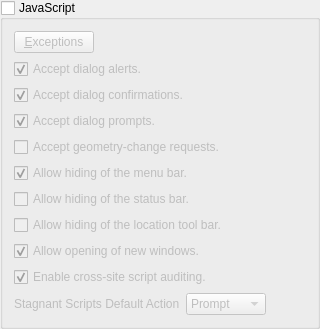
               <widget class="QGroupBox" name="javascriptGroupBox">
                <property name="title">
                 <string>JavaScript</string>
                </property>
                <property name="checkable">
                 <bool>true</bool>
                </property>
                <property name="checked">
                 <bool>false</bool>
                </property>
                <layout class="QGridLayout" name="gridLayout_8">
                 <item row="11" column="0">
                  <layout class="QHBoxLayout" name="horizontalLayout_64">
                   <item>
                    <widget class="QLabel" name="label_79">
                     <property name="text">
                      <string>Stagnant Scripts Default Action</string>
                     </property>
                    </widget>
                   </item>
                   <item>
                    <widget class="QComboBox" name="jsStagnantScripts">
                     <property name="currentIndex">
                      <number>2</number>
                     </property>
                     <property name="sizeAdjustPolicy">
                      <enum>QComboBox::AdjustToContents</enum>
                     </property>
                     <item>
                      <property name="text">
                       <string>Continue</string>
                      </property>
                     </item>
                     <item>
                      <property name="text">
                       <string>Interrupt</string>
                      </property>
                     </item>
                     <item>
                      <property name="text">
                       <string>Prompt</string>
                      </property>
                     </item>
                    </widget>
                   </item>
                   <item>
                    <spacer name="horizontalSpacer_53">
                     <property name="orientation">
                      <enum>Qt::Horizontal</enum>
                     </property>
                     <property name="sizeHint" stdset="0">
                      <size>
                       <width>40</width>
                       <height>20</height>
                      </size>
                     </property>
                    </spacer>
                   </item>
                  </layout>
                 </item>
                 <item row="2" column="0">
                  <widget class="QCheckBox" name="jsAcceptConfirmationsCheckBox">
                   <property name="text">
                    <string>Accept dialog confirmations.</string>
                   </property>
                   <property name="checked">
                    <bool>true</bool>
                   </property>
                  </widget>
                 </item>
                 <item row="0" column="0">
                  <layout class="QHBoxLayout" name="horizontalLayout_30">
                   <item>
                    <widget class="QPushButton" name="javaScriptExceptionsPushButton">
                     <property name="text">
                      <string>&amp;Exceptions</string>
                     </property>
                    </widget>
                   </item>
                   <item>
                    <spacer name="horizontalSpacer_21">
                     <property name="orientation">
                      <enum>Qt::Horizontal</enum>
                     </property>
                     <property name="sizeHint" stdset="0">
                      <size>
                       <width>40</width>
                       <height>20</height>
                      </size>
                     </property>
                    </spacer>
                   </item>
                  </layout>
                 </item>
                 <item row="9" column="0">
                  <widget class="QCheckBox" name="xssAuditingCheckBox">
                   <property name="text">
                    <string>Enable cross-site script auditing.</string>
                   </property>
                   <property name="checked">
                    <bool>true</bool>
                   </property>
                  </widget>
                 </item>
                 <item row="8" column="0">
                  <widget class="QCheckBox" name="jsAllowNewWindowsCheckBox">
                   <property name="text">
                    <string>Allow opening of new windows.</string>
                   </property>
                   <property name="checked">
                    <bool>true</bool>
                   </property>
                  </widget>
                 </item>
                 <item row="4" column="0">
                  <widget class="QCheckBox" name="jsAcceptGeometryRequestsCheckBox">
                   <property name="text">
                    <string>Accept geometry-change requests.</string>
                   </property>
                  </widget>
                 </item>
                 <item row="5" column="0">
                  <widget class="QCheckBox" name="jsHideMenuBarCheckBox">
                   <property name="text">
                    <string>Allow hiding of the menu bar.</string>
                   </property>
                   <property name="checked">
                    <bool>true</bool>
                   </property>
                  </widget>
                 </item>
                 <item row="6" column="0">
                  <widget class="QCheckBox" name="jsHideStatusBarCheckBox">
                   <property name="text">
                    <string>Allow hiding of the status bar.</string>
                   </property>
                  </widget>
                 </item>
                 <item row="7" column="0">
                  <widget class="QCheckBox" name="jsHideToolBarCheckBox">
                   <property name="text">
                    <string>Allow hiding of the location tool bar.</string>
                   </property>
                  </widget>
                 </item>
                 <item row="1" column="0">
                  <widget class="QCheckBox" name="jsAcceptAlertsCheckBox">
                   <property name="text">
                    <string>Accept dialog alerts.</string>
                   </property>
                   <property name="checked">
                    <bool>true</bool>
                   </property>
                  </widget>
                 </item>
                 <item row="3" column="0">
                  <widget class="QCheckBox" name="jsAcceptPromptsCheckBox">
                   <property name="text">
                    <string>Accept dialog prompts.</string>
                   </property>
                   <property name="checked">
                    <bool>true</bool>
                   </property>
                  </widget>
                 </item>
                </layout>
               </widget>
